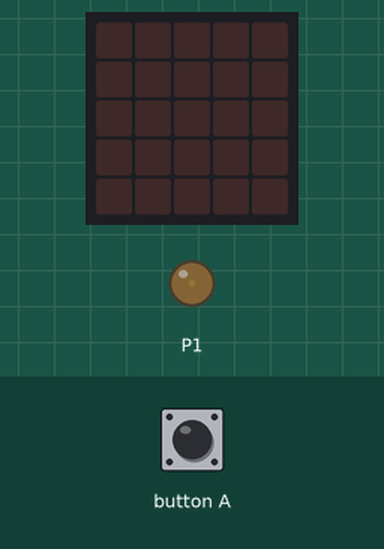
Recording of a program running on a simulated BBC micro:bit running MicroPython. Parts: the board's 5×5 LED display, output pins drawn as LEDs (lit = HIGH). The test bench sets the inputs (shaded band).

Above: at 1.2 s.
1.3 s: button A pressed for 0.15 s
At 3.0 s:
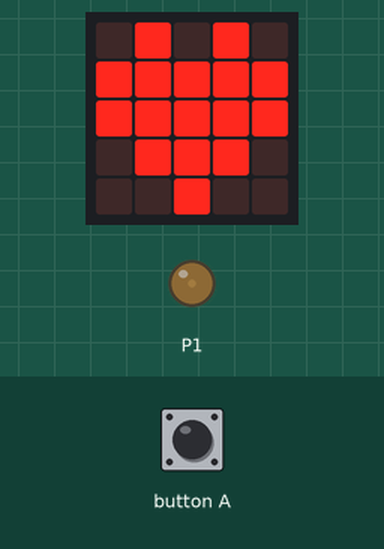
4.4 s: button A pressed for 1 s
Timing chart, 0 to 12.5 s (numbered marks = the images above; inputs shaded):
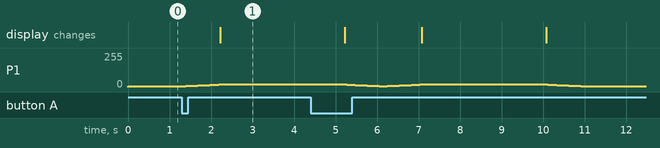

Measured:
- after the input at 1.3 s, P1: moves from 6/255 to 19/255 over 0.86 s, starting at once; the display: changes after 0.92 s (image 1)

The program:

main.py
```python
from microbit import *

i = 0
pin1.set_analog_period(20)
pin1.write_analog(int(26 + (0) * 102 / 180))

while True:
    if button_a.was_pressed():
        for i in range(91):
            pin1.write_analog(int(26 + (i) * 102 / 180))
            sleep(10)
        display.show(Image.HEART)
        sleep(3000)
        display.clear()
        for i in range(91):
            pin1.write_analog(int(26 + (90 - i) * 102 / 180))
            sleep(10)
```
